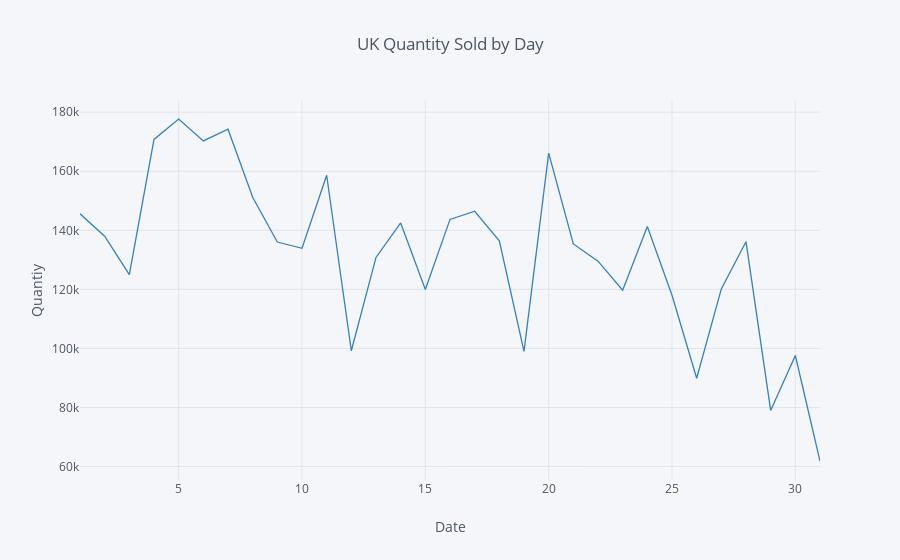

Notebook cell for this chart:
### Code cell
fig = data6.iplot(kind='line', x='Day', xTitle='Date', color='blue',
           yTitle='Quantiy', title='UK Quantity Sold by Day')

### Figure 1 — Plotly figure (JSON) as saved in the notebook; plotly's stock layout.template omitted (floating-point values rounded to 4 significant figures)
{"data": [{"line": {"color": "rgba(55, 128, 191, 1.0)", "dash": "solid", "shape": "linear", "width": 1.3}, "mode": "lines", "name": "Quantity", "text": "", "type": "scatter", "uid": "a85c6c75-3009-4c34-ad1e-a74ffda72b96", "x": [1, 2, 3, 4, 5, 6, 7, 8, 9, 10, 11, 12, 13, 14, 15, 16, 17, 18, 19, 20, 21, 22, 23, 24, 25, 26, 27, 28, 29, 30, 31], "y": [145585, 138025, 124994, 170798, 177701, 170277, 174254, 151169, 136040, 133910, 158648, 99222, 130811, 142510, 119975, 143697, 146458, 136448, 98983, 166162, 135390, 129549, 119719, 141278, 118029, 89904, 120151, 136143, 78989, 97605, 61873]}], "layout": {"legend": {"bgcolor": "#F5F6F9", "font": {"color": "#4D5663"}}, "paper_bgcolor": "#F5F6F9", "plot_bgcolor": "#F5F6F9", "title": {"font": {"color": "#4D5663"}, "text": "UK Quantity Sold by Day"}, "xaxis": {"gridcolor": "#E1E5ED", "showgrid": true, "tickfont": {"color": "#4D5663"}, "title": {"font": {"color": "#4D5663"}, "text": "Date"}, "zerolinecolor": "#E1E5ED"}, "yaxis": {"gridcolor": "#E1E5ED", "showgrid": true, "tickfont": {"color": "#4D5663"}, "title": {"font": {"color": "#4D5663"}, "text": "Quantiy"}, "zerolinecolor": "#E1E5ED"}}}
